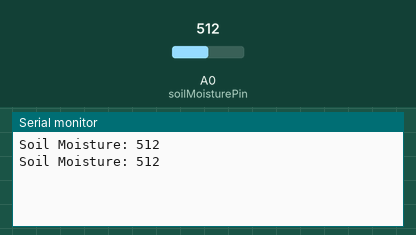
Bench run of a sketch on a simulated Arduino Uno, built with avr-gcc and run on an emulated ATmega328P. Parts: the last lines printed to the serial monitor. The inputs (shaded band) are chosen by the test bench; at power-on: A0 (soilMoisturePin) = 512.

Above: at 1.8 s.
1.9 s: A0 (soilMoisturePin) set to 716
At 2.3 s:
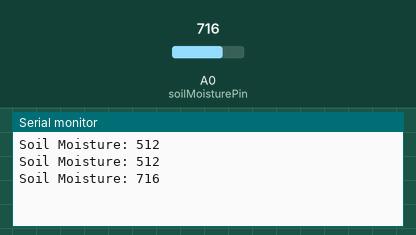
3.4 s: A0 (soilMoisturePin) set to 900
At 4.8 s:
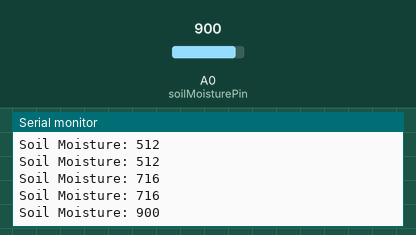
Timing chart, 0 to 6.4 s (numbered marks = the images above; inputs shaded):
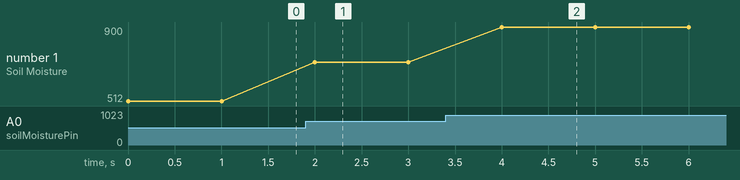

Measured:
- after the input at 1.9 s, the serial monitor: prints a new line after 0.10 s (image 1)
- after the input at 3.4 s, the serial monitor: prints a new line after 0.60 s (image 2)
- plotted number 1: 512 → 716 after the input at 1.9 s, 716 → 900 after the input at 3.4 s

The sketch:

sketch_may1a.ino
```cpp
const int soilMoisturePin = A0;


void setup() {
 pinMode(soilMoisturePin, INPUT);
  Serial.begin(9600);
}

void loop() {
  int soilMoistureValue = analogRead(soilMoisturePin);
  Serial.print("Soil Moisture: ");
  Serial.println(soilMoistureValue);
  delay(1000);
}
```
